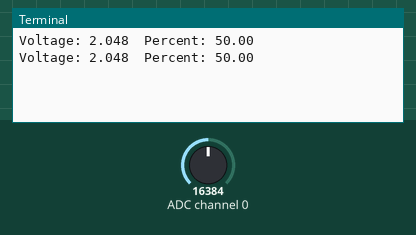
A program run on a simulated Raspberry Pi (BCM pin numbers). Shown: the last lines printed to the terminal. The inputs (shaded band) are chosen by the test bench; at power-on: ADC channel 0 = 16384 (analog values on the 0–32767 scale).

Above: at 1.2 s.
1.3 s: ADC channel 0 set to 22936
At 2.6 s:
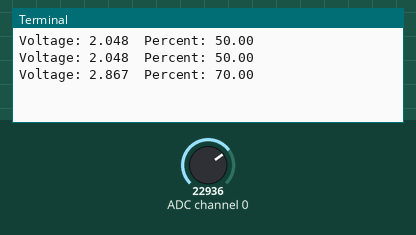
2.8 s: ADC channel 0 set to 28834
At 3.9 s:
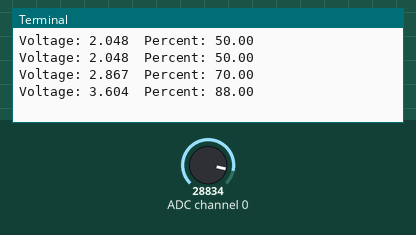
Timing chart, 0 to 5.8 s (numbered marks = the images above; inputs shaded):
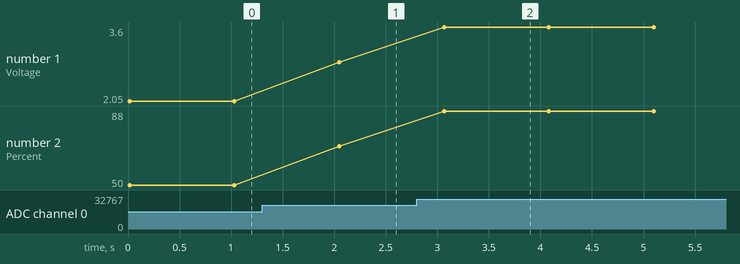

The program:

rpi-ads1x15.py
```python
from time import sleep

import board
import busio
import adafruit_ads1x15.ads1115 as ADS
from adafruit_ads1x15.analog_in import AnalogIn


i2c = busio.I2C(board.SCL, board.SDA)
ads = ADS.ADS1115(i2c)


def test_channels() -> None:
    try:
        channels = {
            # Single-ended inputs
            "Sgl-0": AnalogIn(ads, ADS.P0),
            "Sgl-1": AnalogIn(ads, ADS.P1),
            "Sgl-2": AnalogIn(ads, ADS.P2),
            "Sgl-3": AnalogIn(ads, ADS.P3),
            # Differential inputs
            "Diff-01": AnalogIn(ads, ADS.P0, ADS.P1)
        }
        while True:
            print("\nChannel\tVoltage\tValue")
            print("-------\t-------\t-----")
            for k, v in channels.items():
                print(f"{k}\t{v.voltage:>5.3f}\t{v.value:>5} V")

            sleep(1)
    except Exception as e:
        print(f"{e}")


def test_potentiometer(pin: int=ADS.P0, max_voltage: float=4.096) -> None:
    try:
        c = AnalogIn(ads, pin)
        while True:
            pct = c.voltage / max_voltage * 100
            pct = 0 if pct <= 0 else pct
            print(f"Voltage: {c.voltage:>5.3f}\tPercent: {pct:.2f}")
            sleep(1)
    except Exception as e:
        print(f"{e}")


if __name__ == "__main__":
    # test_channels()
    test_potentiometer()
```

Measured:
- after the input at 1.3 s, the terminal: prints a new line after 0.75 s (image 1)
- after the input at 2.8 s, the terminal: prints a new line after 0.27 s (image 2)
- plotted number 1: 2.05 → 2.87 after the input at 1.3 s, 2.87 → 3.6 after the input at 2.8 s
- plotted number 2: 50 → 70 after the input at 1.3 s, 70 → 88 after the input at 2.8 s
